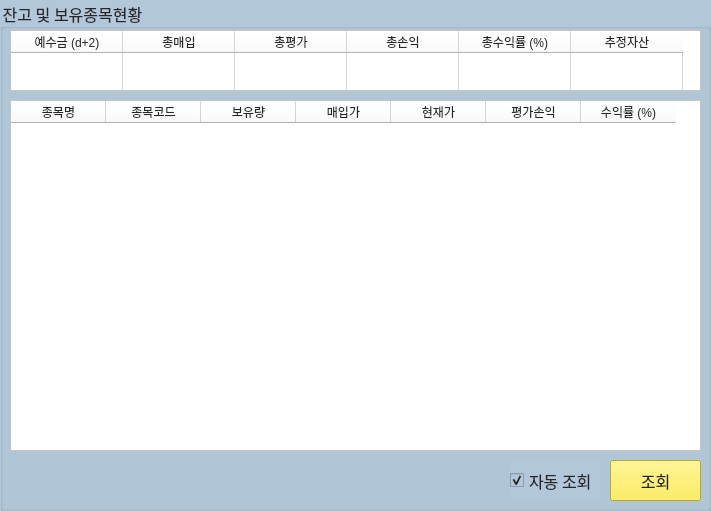
   <widget class="QGroupBox" name="groupBox_2">
    <property name="geometry">
     <rect>
      <x>10</x>
      <y>10</y>
      <width>711</width>
      <height>511</height>
     </rect>
    </property>
    <property name="palette">
     <palette>
      <active>
       <colorrole role="WindowText">
        <brush brushstyle="SolidPattern">
         <color alpha="255">
          <red>38</red>
          <green>38</green>
          <blue>38</blue>
         </color>
        </brush>
       </colorrole>
       <colorrole role="Button">
        <brush brushstyle="SolidPattern">
         <color alpha="255">
          <red>178</red>
          <green>199</green>
          <blue>217</blue>
         </color>
        </brush>
       </colorrole>
       <colorrole role="Light">
        <brush brushstyle="SolidPattern">
         <color alpha="255">
          <red>234</red>
          <green>213</green>
          <blue>255</blue>
         </color>
        </brush>
       </colorrole>
       <colorrole role="Midlight">
        <brush brushstyle="SolidPattern">
         <color alpha="255">
          <red>202</red>
          <green>149</green>
          <blue>255</blue>
         </color>
        </brush>
       </colorrole>
       <colorrole role="Dark">
        <brush brushstyle="SolidPattern">
         <color alpha="255">
          <red>85</red>
          <green>42</green>
          <blue>127</blue>
         </color>
        </brush>
       </colorrole>
       <colorrole role="Mid">
        <brush brushstyle="SolidPattern">
         <color alpha="255">
          <red>113</red>
          <green>56</green>
          <blue>170</blue>
         </color>
        </brush>
       </colorrole>
       <colorrole role="Text">
        <brush brushstyle="SolidPattern">
         <color alpha="255">
          <red>38</red>
          <green>38</green>
          <blue>38</blue>
         </color>
        </brush>
       </colorrole>
       <colorrole role="BrightText">
        <brush brushstyle="SolidPattern">
         <color alpha="255">
          <red>255</red>
          <green>255</green>
          <blue>255</blue>
         </color>
        </brush>
       </colorrole>
       <colorrole role="ButtonText">
        <brush brushstyle="SolidPattern">
         <color alpha="255">
          <red>38</red>
          <green>38</green>
          <blue>38</blue>
         </color>
        </brush>
       </colorrole>
       <colorrole role="Base">
        <brush brushstyle="SolidPattern">
         <color alpha="255">
          <red>178</red>
          <green>199</green>
          <blue>217</blue>
         </color>
        </brush>
       </colorrole>
       <colorrole role="Window">
        <brush brushstyle="SolidPattern">
         <color alpha="255">
          <red>178</red>
          <green>199</green>
          <blue>217</blue>
         </color>
        </brush>
       </colorrole>
       <colorrole role="Shadow">
        <brush brushstyle="SolidPattern">
         <color alpha="255">
          <red>0</red>
          <green>0</green>
          <blue>0</blue>
         </color>
        </brush>
       </colorrole>
       <colorrole role="AlternateBase">
        <brush brushstyle="SolidPattern">
         <color alpha="255">
          <red>212</red>
          <green>170</green>
          <blue>255</blue>
         </color>
        </brush>
       </colorrole>
       <colorrole role="ToolTipBase">
        <brush brushstyle="SolidPattern">
         <color alpha="255">
          <red>255</red>
          <green>255</green>
          <blue>220</blue>
         </color>
        </brush>
       </colorrole>
       <colorrole role="ToolTipText">
        <brush brushstyle="SolidPattern">
         <color alpha="255">
          <red>0</red>
          <green>0</green>
          <blue>0</blue>
         </color>
        </brush>
       </colorrole>
      </active>
      <inactive>
       <colorrole role="WindowText">
        <brush brushstyle="SolidPattern">
         <color alpha="255">
          <red>38</red>
          <green>38</green>
          <blue>38</blue>
         </color>
        </brush>
       </colorrole>
       <colorrole role="Button">
        <brush brushstyle="SolidPattern">
         <color alpha="255">
          <red>178</red>
          <green>199</green>
          <blue>217</blue>
         </color>
        </brush>
       </colorrole>
       <colorrole role="Light">
        <brush brushstyle="SolidPattern">
         <color alpha="255">
          <red>234</red>
          <green>213</green>
          <blue>255</blue>
         </color>
        </brush>
       </colorrole>
       <colorrole role="Midlight">
        <brush brushstyle="SolidPattern">
         <color alpha="255">
          <red>202</red>
          <green>149</green>
          <blue>255</blue>
         </color>
        </brush>
       </colorrole>
       <colorrole role="Dark">
        <brush brushstyle="SolidPattern">
         <color alpha="255">
          <red>85</red>
          <green>42</green>
          <blue>127</blue>
         </color>
        </brush>
       </colorrole>
       <colorrole role="Mid">
        <brush brushstyle="SolidPattern">
         <color alpha="255">
          <red>113</red>
          <green>56</green>
          <blue>170</blue>
         </color>
        </brush>
       </colorrole>
       <colorrole role="Text">
        <brush brushstyle="SolidPattern">
         <color alpha="255">
          <red>38</red>
          <green>38</green>
          <blue>38</blue>
         </color>
        </brush>
       </colorrole>
       <colorrole role="BrightText">
        <brush brushstyle="SolidPattern">
         <color alpha="255">
          <red>255</red>
          <green>255</green>
          <blue>255</blue>
         </color>
        </brush>
       </colorrole>
       <colorrole role="ButtonText">
        <brush brushstyle="SolidPattern">
         <color alpha="255">
          <red>38</red>
          <green>38</green>
          <blue>38</blue>
         </color>
        </brush>
       </colorrole>
       <colorrole role="Base">
        <brush brushstyle="SolidPattern">
         <color alpha="255">
          <red>178</red>
          <green>199</green>
          <blue>217</blue>
         </color>
        </brush>
       </colorrole>
       <colorrole role="Window">
        <brush brushstyle="SolidPattern">
         <color alpha="255">
          <red>178</red>
          <green>199</green>
          <blue>217</blue>
         </color>
        </brush>
       </colorrole>
       <colorrole role="Shadow">
        <brush brushstyle="SolidPattern">
         <color alpha="255">
          <red>0</red>
          <green>0</green>
          <blue>0</blue>
         </color>
        </brush>
       </colorrole>
       <colorrole role="AlternateBase">
        <brush brushstyle="SolidPattern">
         <color alpha="255">
          <red>212</red>
          <green>170</green>
          <blue>255</blue>
         </color>
        </brush>
       </colorrole>
       <colorrole role="ToolTipBase">
        <brush brushstyle="SolidPattern">
         <color alpha="255">
          <red>255</red>
          <green>255</green>
          <blue>220</blue>
         </color>
        </brush>
       </colorrole>
       <colorrole role="ToolTipText">
        <brush brushstyle="SolidPattern">
         <color alpha="255">
          <red>0</red>
          <green>0</green>
          <blue>0</blue>
         </color>
        </brush>
       </colorrole>
      </inactive>
      <disabled>
       <colorrole role="WindowText">
        <brush brushstyle="SolidPattern">
         <color alpha="255">
          <red>38</red>
          <green>38</green>
          <blue>38</blue>
         </color>
        </brush>
       </colorrole>
       <colorrole role="Button">
        <brush brushstyle="SolidPattern">
         <color alpha="255">
          <red>178</red>
          <green>199</green>
          <blue>217</blue>
         </color>
        </brush>
       </colorrole>
       <colorrole role="Light">
        <brush brushstyle="SolidPattern">
         <color alpha="255">
          <red>234</red>
          <green>213</green>
          <blue>255</blue>
         </color>
        </brush>
       </colorrole>
       <colorrole role="Midlight">
        <brush brushstyle="SolidPattern">
         <color alpha="255">
          <red>202</red>
          <green>149</green>
          <blue>255</blue>
         </color>
        </brush>
       </colorrole>
       <colorrole role="Dark">
        <brush brushstyle="SolidPattern">
         <color alpha="255">
          <red>85</red>
          <green>42</green>
          <blue>127</blue>
         </color>
        </brush>
       </colorrole>
       <colorrole role="Mid">
        <brush brushstyle="SolidPattern">
         <color alpha="255">
          <red>113</red>
          <green>56</green>
          <blue>170</blue>
         </color>
        </brush>
       </colorrole>
       <colorrole role="Text">
        <brush brushstyle="SolidPattern">
         <color alpha="255">
          <red>38</red>
          <green>38</green>
          <blue>38</blue>
         </color>
        </brush>
       </colorrole>
       <colorrole role="BrightText">
        <brush brushstyle="SolidPattern">
         <color alpha="255">
          <red>255</red>
          <green>255</green>
          <blue>255</blue>
         </color>
        </brush>
       </colorrole>
       <colorrole role="ButtonText">
        <brush brushstyle="SolidPattern">
         <color alpha="255">
          <red>38</red>
          <green>38</green>
          <blue>38</blue>
         </color>
        </brush>
       </colorrole>
       <colorrole role="Base">
        <brush brushstyle="SolidPattern">
         <color alpha="255">
          <red>178</red>
          <green>199</green>
          <blue>217</blue>
         </color>
        </brush>
       </colorrole>
       <colorrole role="Window">
        <brush brushstyle="SolidPattern">
         <color alpha="255">
          <red>178</red>
          <green>199</green>
          <blue>217</blue>
         </color>
        </brush>
       </colorrole>
       <colorrole role="Shadow">
        <brush brushstyle="SolidPattern">
         <color alpha="255">
          <red>0</red>
          <green>0</green>
          <blue>0</blue>
         </color>
        </brush>
       </colorrole>
       <colorrole role="AlternateBase">
        <brush brushstyle="SolidPattern">
         <color alpha="255">
          <red>170</red>
          <green>85</green>
          <blue>255</blue>
         </color>
        </brush>
       </colorrole>
       <colorrole role="ToolTipBase">
        <brush brushstyle="SolidPattern">
         <color alpha="255">
          <red>255</red>
          <green>255</green>
          <blue>220</blue>
         </color>
        </brush>
       </colorrole>
       <colorrole role="ToolTipText">
        <brush brushstyle="SolidPattern">
         <color alpha="255">
          <red>0</red>
          <green>0</green>
          <blue>0</blue>
         </color>
        </brush>
       </colorrole>
      </disabled>
     </palette>
    </property>
    <property name="font">
     <font>
      <family>배달의민족 주아</family>
      <pointsize>12</pointsize>
     </font>
    </property>
    <property name="cursor">
     <cursorShape>ArrowCursor</cursorShape>
    </property>
    <property name="autoFillBackground">
     <bool>false</bool>
    </property>
    <property name="styleSheet">
     <string notr="true">background-color: rgb(178, 199, 217);
color: rgb(38, 38, 38);</string>
    </property>
    <property name="title">
     <string>잔고 및 보유종목현황</string>
    </property>
    <widget class="QTableWidget" name="tableWidget">
     <property name="geometry">
      <rect>
       <x>10</x>
       <y>30</y>
       <width>691</width>
       <height>61</height>
      </rect>
     </property>
     <property name="font">
      <font>
       <family>배달의민족 한나는 열한살</family>
       <pointsize>11</pointsize>
       <weight>50</weight>
       <italic>false</italic>
       <bold>false</bold>
      </font>
     </property>
     <property name="mouseTracking">
      <bool>false</bool>
     </property>
     <property name="acceptDrops">
      <bool>false</bool>
     </property>
     <property name="autoFillBackground">
      <bool>false</bool>
     </property>
     <property name="styleSheet">
      <string notr="true">background-color: rgb(255, 255, 255);
font: 11pt &quot;배달의민족 한나는 열한살&quot;;
</string>
     </property>
     <property name="dragEnabled">
      <bool>false</bool>
     </property>
     <property name="alternatingRowColors">
      <bool>false</bool>
     </property>
     <property name="wordWrap">
      <bool>true</bool>
     </property>
     <property name="rowCount">
      <number>1</number>
     </property>
     <attribute name="horizontalHeaderVisible">
      <bool>true</bool>
     </attribute>
     <attribute name="horizontalHeaderCascadingSectionResizes">
      <bool>false</bool>
     </attribute>
     <attribute name="horizontalHeaderDefaultSectionSize">
      <number>112</number>
     </attribute>
     <attribute name="horizontalHeaderHighlightSections">
      <bool>true</bool>
     </attribute>
     <attribute name="horizontalHeaderMinimumSectionSize">
      <number>34</number>
     </attribute>
     <attribute name="horizontalHeaderShowSortIndicator" stdset="0">
      <bool>false</bool>
     </attribute>
     <attribute name="horizontalHeaderStretchLastSection">
      <bool>false</bool>
     </attribute>
     <attribute name="verticalHeaderVisible">
      <bool>false</bool>
     </attribute>
     <attribute name="verticalHeaderCascadingSectionResizes">
      <bool>false</bool>
     </attribute>
     <attribute name="verticalHeaderDefaultSectionSize">
      <number>40</number>
     </attribute>
     <attribute name="verticalHeaderHighlightSections">
      <bool>true</bool>
     </attribute>
     <attribute name="verticalHeaderShowSortIndicator" stdset="0">
      <bool>false</bool>
     </attribute>
     <attribute name="verticalHeaderStretchLastSection">
      <bool>false</bool>
     </attribute>
     <row/>
     <column>
      <property name="text">
       <string>예수금 (d+2)</string>
      </property>
     </column>
     <column>
      <property name="text">
       <string>총매입</string>
      </property>
     </column>
     <column>
      <property name="text">
       <string>총평가</string>
      </property>
     </column>
     <column>
      <property name="text">
       <string>총손익</string>
      </property>
     </column>
     <column>
      <property name="text">
       <string>총수익률 (%)</string>
      </property>
     </column>
     <column>
      <property name="text">
       <string>추정자산</string>
      </property>
     </column>
     <item row="0" column="0">
      <property name="text">
       <string/>
      </property>
      <property name="background">
       <brush brushstyle="NoBrush">
        <color alpha="255">
         <red>255</red>
         <green>255</green>
         <blue>0</blue>
        </color>
       </brush>
      </property>
     </item>
    </widget>
    <widget class="QTableWidget" name="tableWidget_2">
     <property name="geometry">
      <rect>
       <x>10</x>
       <y>100</y>
       <width>691</width>
       <height>351</height>
      </rect>
     </property>
     <property name="font">
      <font>
       <family>배달의민족 한나는 열한살</family>
       <pointsize>11</pointsize>
       <weight>50</weight>
       <italic>false</italic>
       <bold>false</bold>
      </font>
     </property>
     <property name="cursor" stdset="0">
      <cursorShape>ArrowCursor</cursorShape>
     </property>
     <property name="autoFillBackground">
      <bool>false</bool>
     </property>
     <property name="styleSheet">
      <string notr="true">background-color: rgb(255, 255, 255);
font: 11pt &quot;배달의민족 한나는 열한살&quot;;
alternate-background-color: rgb(0, 0, 0);
selection-background-color: rgb(255, 255, 0);
selection-color: rgb(255, 255, 255);
</string>
     </property>
     <property name="rowCount">
      <number>0</number>
     </property>
     <attribute name="horizontalHeaderDefaultSectionSize">
      <number>95</number>
     </attribute>
     <attribute name="horizontalHeaderHighlightSections">
      <bool>true</bool>
     </attribute>
     <attribute name="verticalHeaderVisible">
      <bool>true</bool>
     </attribute>
     <column>
      <property name="text">
       <string>종목명</string>
      </property>
     </column>
     <column>
      <property name="text">
       <string>종목코드</string>
      </property>
     </column>
     <column>
      <property name="text">
       <string>보유량</string>
      </property>
     </column>
     <column>
      <property name="text">
       <string>매입가</string>
      </property>
     </column>
     <column>
      <property name="text">
       <string>현재가</string>
      </property>
     </column>
     <column>
      <property name="text">
       <string>평가손익</string>
      </property>
     </column>
     <column>
      <property name="text">
       <string>수익률 (%)</string>
      </property>
     </column>
    </widget>
    <widget class="QCheckBox" name="checkBox">
     <property name="geometry">
      <rect>
       <x>510</x>
       <y>460</y>
       <width>91</width>
       <height>41</height>
      </rect>
     </property>
     <property name="sizePolicy">
      <sizepolicy hsizetype="Fixed" vsizetype="Fixed">
       <horstretch>0</horstretch>
       <verstretch>0</verstretch>
      </sizepolicy>
     </property>
     <property name="font">
      <font>
       <family>배달의민족 주아</family>
       <pointsize>12</pointsize>
      </font>
     </property>
     <property name="styleSheet">
      <string notr="true"/>
     </property>
     <property name="text">
      <string>자동 조회</string>
     </property>
     <property name="checked">
      <bool>true</bool>
     </property>
    </widget>
    <widget class="QPushButton" name="pushButton_2">
     <property name="geometry">
      <rect>
       <x>610</x>
       <y>460</y>
       <width>91</width>
       <height>41</height>
      </rect>
     </property>
     <property name="font">
      <font>
       <family>배달의민족 주아</family>
       <pointsize>12</pointsize>
      </font>
     </property>
     <property name="styleSheet">
      <string notr="true">background-color: rgb(255, 235, 51);</string>
     </property>
     <property name="text">
      <string>조회</string>
     </property>
    </widget>
   </widget>
